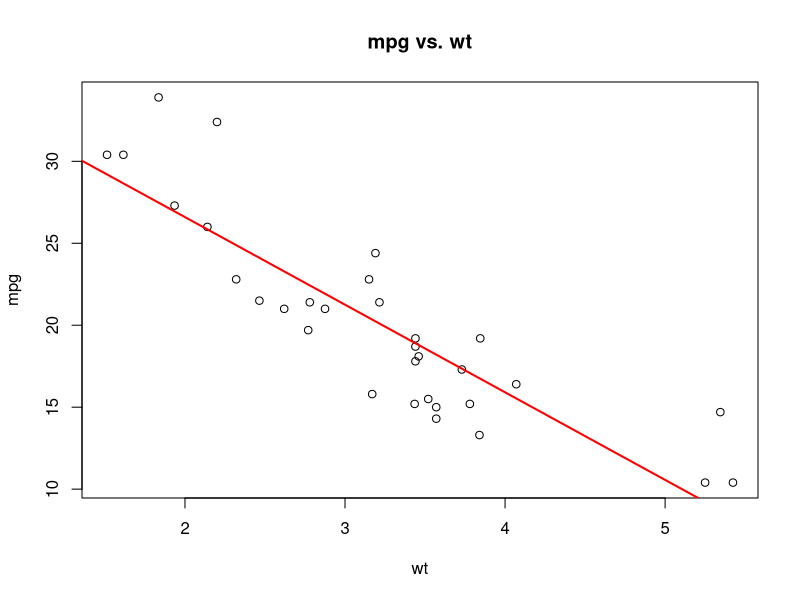

Source code (R):
## ---- chunk 1

v1<-"mpg"
v2<-"wt"

data(mtcars)
fit<-lm(mpg~wt, data=mtcars)

ce<-coef(fit)
# output$slope = renderPrint(ce[[2]])
#output$intercept = renderPrint(ce[[1]])

#Plot variables.
title<-paste(v1, "vs.", v2)

plot(mtcars[,v2],mtcars[,v1], main=title, xlab=v2, ylab=v1)
abline(fit,col="red",lwd=2)

